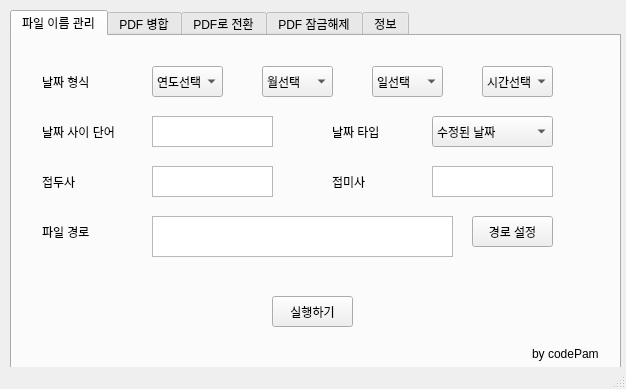
<?xml version="1.0" encoding="UTF-8"?>
<ui version="4.0">
 <class>MainWindow</class>
 <widget class="QMainWindow" name="MainWindow">
  <property name="geometry">
   <rect>
    <x>0</x>
    <y>0</y>
    <width>626</width>
    <height>389</height>
   </rect>
  </property>
  <property name="windowTitle">
   <string>MainWindow</string>
  </property>
  <widget class="QWidget" name="centralwidget">
   <widget class="QTabWidget" name="tabWidget">
    <property name="geometry">
     <rect>
      <x>10</x>
      <y>10</y>
      <width>611</width>
      <height>361</height>
     </rect>
    </property>
    <property name="currentIndex">
     <number>0</number>
    </property>
    <widget class="QWidget" name="tab_1">
     <attribute name="title">
      <string>파일 이름 관리</string>
     </attribute>
     <widget class="QComboBox" name="comboBox">
      <property name="geometry">
       <rect>
        <x>140</x>
        <y>30</y>
        <width>71</width>
        <height>31</height>
       </rect>
      </property>
      <item>
       <property name="text">
        <string>연도선택</string>
       </property>
      </item>
      <item>
       <property name="text">
        <string>YYYY</string>
       </property>
      </item>
      <item>
       <property name="text">
        <string>YY</string>
       </property>
      </item>
      <item>
       <property name="text">
        <string>YYYY년</string>
       </property>
      </item>
      <item>
       <property name="text">
        <string>YY년</string>
       </property>
      </item>
     </widget>
     <widget class="QTextEdit" name="textEdit">
      <property name="geometry">
       <rect>
        <x>140</x>
        <y>80</y>
        <width>121</width>
        <height>31</height>
       </rect>
      </property>
      <property name="font">
       <font>
        <pointsize>10</pointsize>
       </font>
      </property>
     </widget>
     <widget class="QLabel" name="label">
      <property name="geometry">
       <rect>
        <x>30</x>
        <y>30</y>
        <width>91</width>
        <height>31</height>
       </rect>
      </property>
      <property name="text">
       <string>날짜 형식</string>
      </property>
     </widget>
     <widget class="QLabel" name="label_2">
      <property name="geometry">
       <rect>
        <x>30</x>
        <y>80</y>
        <width>91</width>
        <height>31</height>
       </rect>
      </property>
      <property name="text">
       <string>날짜 사이 단어</string>
      </property>
     </widget>
     <widget class="QLabel" name="label_3">
      <property name="geometry">
       <rect>
        <x>30</x>
        <y>130</y>
        <width>91</width>
        <height>31</height>
       </rect>
      </property>
      <property name="text">
       <string>접두사</string>
      </property>
     </widget>
     <widget class="QTextEdit" name="textEdit_2">
      <property name="geometry">
       <rect>
        <x>140</x>
        <y>130</y>
        <width>121</width>
        <height>31</height>
       </rect>
      </property>
      <property name="font">
       <font>
        <pointsize>10</pointsize>
       </font>
      </property>
     </widget>
     <widget class="QTextEdit" name="textEdit_3">
      <property name="geometry">
       <rect>
        <x>420</x>
        <y>130</y>
        <width>121</width>
        <height>31</height>
       </rect>
      </property>
      <property name="font">
       <font>
        <pointsize>10</pointsize>
       </font>
      </property>
     </widget>
     <widget class="QLabel" name="label_4">
      <property name="geometry">
       <rect>
        <x>320</x>
        <y>130</y>
        <width>91</width>
        <height>31</height>
       </rect>
      </property>
      <property name="text">
       <string>접미사</string>
      </property>
     </widget>
     <widget class="QLabel" name="label_5">
      <property name="geometry">
       <rect>
        <x>30</x>
        <y>180</y>
        <width>61</width>
        <height>31</height>
       </rect>
      </property>
      <property name="text">
       <string>파일 경로</string>
      </property>
     </widget>
     <widget class="QPushButton" name="pushButton">
      <property name="geometry">
       <rect>
        <x>460</x>
        <y>180</y>
        <width>81</width>
        <height>31</height>
       </rect>
      </property>
      <property name="text">
       <string>경로 설정</string>
      </property>
     </widget>
     <widget class="QPushButton" name="pushButton_2">
      <property name="geometry">
       <rect>
        <x>260</x>
        <y>260</y>
        <width>81</width>
        <height>31</height>
       </rect>
      </property>
      <property name="text">
       <string>실행하기</string>
      </property>
     </widget>
     <widget class="QLabel" name="label_6">
      <property name="geometry">
       <rect>
        <x>520</x>
        <y>310</y>
        <width>71</width>
        <height>16</height>
       </rect>
      </property>
      <property name="text">
       <string>by codePam</string>
      </property>
     </widget>
     <widget class="QLabel" name="label_7">
      <property name="geometry">
       <rect>
        <x>320</x>
        <y>80</y>
        <width>91</width>
        <height>31</height>
       </rect>
      </property>
      <property name="text">
       <string>날짜 타입</string>
      </property>
     </widget>
     <widget class="QComboBox" name="comboBox_2">
      <property name="geometry">
       <rect>
        <x>420</x>
        <y>80</y>
        <width>121</width>
        <height>31</height>
       </rect>
      </property>
      <item>
       <property name="text">
        <string>수정된 날짜</string>
       </property>
      </item>
      <item>
       <property name="text">
        <string>다운로드된 날짜</string>
       </property>
      </item>
      <item>
       <property name="text">
        <string>최근 열어본 날짜</string>
       </property>
      </item>
      <item>
       <property name="text">
        <string>생성된 날짜</string>
       </property>
      </item>
     </widget>
     <widget class="QListWidget" name="listWidget">
      <property name="geometry">
       <rect>
        <x>140</x>
        <y>180</y>
        <width>301</width>
        <height>41</height>
       </rect>
      </property>
     </widget>
     <widget class="QComboBox" name="comboBox_4">
      <property name="geometry">
       <rect>
        <x>250</x>
        <y>30</y>
        <width>71</width>
        <height>31</height>
       </rect>
      </property>
      <item>
       <property name="text">
        <string>월선택</string>
       </property>
      </item>
      <item>
       <property name="text">
        <string>MM</string>
       </property>
      </item>
      <item>
       <property name="text">
        <string>MM월</string>
       </property>
      </item>
     </widget>
     <widget class="QComboBox" name="comboBox_5">
      <property name="geometry">
       <rect>
        <x>360</x>
        <y>30</y>
        <width>71</width>
        <height>31</height>
       </rect>
      </property>
      <item>
       <property name="text">
        <string>일선택</string>
       </property>
      </item>
      <item>
       <property name="text">
        <string>DD</string>
       </property>
      </item>
      <item>
       <property name="text">
        <string>DD일</string>
       </property>
      </item>
     </widget>
     <widget class="QComboBox" name="comboBox_6">
      <property name="geometry">
       <rect>
        <x>470</x>
        <y>30</y>
        <width>71</width>
        <height>31</height>
       </rect>
      </property>
      <item>
       <property name="text">
        <string>시간선택</string>
       </property>
      </item>
      <item>
       <property name="text">
        <string>HHmm</string>
       </property>
      </item>
      <item>
       <property name="text">
        <string>HH</string>
       </property>
      </item>
      <item>
       <property name="text">
        <string>HH시</string>
       </property>
      </item>
      <item>
       <property name="text">
        <string>HH시mm분</string>
       </property>
      </item>
     </widget>
    </widget>
    <widget class="QWidget" name="tab_2">
     <attribute name="title">
      <string>PDF 병합</string>
     </attribute>
     <widget class="QLabel" name="label_8">
      <property name="geometry">
       <rect>
        <x>520</x>
        <y>310</y>
        <width>71</width>
        <height>16</height>
       </rect>
      </property>
      <property name="text">
       <string>by codePam</string>
      </property>
     </widget>
     <widget class="QListWidget" name="listWidget_2">
      <property name="geometry">
       <rect>
        <x>20</x>
        <y>10</y>
        <width>291</width>
        <height>311</height>
       </rect>
      </property>
     </widget>
     <widget class="QPushButton" name="pushButton_3">
      <property name="geometry">
       <rect>
        <x>370</x>
        <y>120</y>
        <width>71</width>
        <height>31</height>
       </rect>
      </property>
      <property name="text">
       <string>파일 추가</string>
      </property>
     </widget>
     <widget class="QPushButton" name="pushButton_4">
      <property name="geometry">
       <rect>
        <x>480</x>
        <y>120</y>
        <width>71</width>
        <height>31</height>
       </rect>
      </property>
      <property name="text">
       <string>파일 제거</string>
      </property>
     </widget>
     <widget class="QPushButton" name="pushButton_5">
      <property name="geometry">
       <rect>
        <x>360</x>
        <y>30</y>
        <width>211</width>
        <height>31</height>
       </rect>
      </property>
      <property name="text">
       <string>위로 이동</string>
      </property>
     </widget>
     <widget class="QPushButton" name="pushButton_6">
      <property name="geometry">
       <rect>
        <x>360</x>
        <y>70</y>
        <width>211</width>
        <height>31</height>
       </rect>
      </property>
      <property name="text">
       <string>아래로 이동</string>
      </property>
     </widget>
     <widget class="QListWidget" name="listWidget_3">
      <property name="geometry">
       <rect>
        <x>360</x>
        <y>210</y>
        <width>211</width>
        <height>41</height>
       </rect>
      </property>
     </widget>
     <widget class="QPushButton" name="pushButton_7">
      <property name="geometry">
       <rect>
        <x>360</x>
        <y>170</y>
        <width>211</width>
        <height>31</height>
       </rect>
      </property>
      <property name="text">
       <string>저장 위치 설정</string>
      </property>
     </widget>
     <widget class="QPushButton" name="pushButton_8">
      <property name="geometry">
       <rect>
        <x>420</x>
        <y>260</y>
        <width>91</width>
        <height>31</height>
       </rect>
      </property>
      <property name="text">
       <string>병합</string>
      </property>
     </widget>
    </widget>
    <widget class="QWidget" name="tab_3">
     <attribute name="title">
      <string>PDF로 전환</string>
     </attribute>
     <widget class="QLabel" name="label_14">
      <property name="geometry">
       <rect>
        <x>520</x>
        <y>310</y>
        <width>71</width>
        <height>16</height>
       </rect>
      </property>
      <property name="text">
       <string>by codePam</string>
      </property>
     </widget>
     <widget class="QListWidget" name="listWidget_5">
      <property name="geometry">
       <rect>
        <x>20</x>
        <y>10</y>
        <width>291</width>
        <height>311</height>
       </rect>
      </property>
     </widget>
     <widget class="QLabel" name="label_16">
      <property name="geometry">
       <rect>
        <x>360</x>
        <y>20</y>
        <width>211</width>
        <height>31</height>
       </rect>
      </property>
      <property name="text">
       <string>파일 형식</string>
      </property>
      <property name="alignment">
       <set>Qt::AlignCenter</set>
      </property>
     </widget>
     <widget class="QComboBox" name="comboBox_3">
      <property name="geometry">
       <rect>
        <x>360</x>
        <y>60</y>
        <width>211</width>
        <height>31</height>
       </rect>
      </property>
      <item>
       <property name="text">
        <string>PowerPoint</string>
       </property>
      </item>
      <item>
       <property name="text">
        <string>Word</string>
       </property>
      </item>
     </widget>
     <widget class="QPushButton" name="pushButton_9">
      <property name="geometry">
       <rect>
        <x>360</x>
        <y>120</y>
        <width>211</width>
        <height>31</height>
       </rect>
      </property>
      <property name="text">
       <string>파일 추가</string>
      </property>
     </widget>
     <widget class="QPushButton" name="pushButton_10">
      <property name="geometry">
       <rect>
        <x>360</x>
        <y>180</y>
        <width>211</width>
        <height>31</height>
       </rect>
      </property>
      <property name="text">
       <string>파일 제거</string>
      </property>
     </widget>
     <widget class="QPushButton" name="pushButton_11">
      <property name="geometry">
       <rect>
        <x>420</x>
        <y>260</y>
        <width>91</width>
        <height>31</height>
       </rect>
      </property>
      <property name="text">
       <string>전환</string>
      </property>
     </widget>
    </widget>
    <widget class="QWidget" name="tab_4">
     <attribute name="title">
      <string>PDF 잠금해제</string>
     </attribute>
     <widget class="QLabel" name="label_15">
      <property name="geometry">
       <rect>
        <x>520</x>
        <y>310</y>
        <width>71</width>
        <height>16</height>
       </rect>
      </property>
      <property name="text">
       <string>by codePam</string>
      </property>
     </widget>
     <widget class="QListWidget" name="listWidget_4">
      <property name="geometry">
       <rect>
        <x>20</x>
        <y>10</y>
        <width>291</width>
        <height>311</height>
       </rect>
      </property>
     </widget>
     <widget class="QPushButton" name="pushButton_13">
      <property name="geometry">
       <rect>
        <x>360</x>
        <y>180</y>
        <width>211</width>
        <height>31</height>
       </rect>
      </property>
      <property name="text">
       <string>파일 제거</string>
      </property>
     </widget>
     <widget class="QLabel" name="label_17">
      <property name="geometry">
       <rect>
        <x>390</x>
        <y>30</y>
        <width>181</width>
        <height>20</height>
       </rect>
      </property>
      <property name="text">
       <string>본 pdf 파일(들)에 대해 잠금 해제</string>
      </property>
      <property name="alignment">
       <set>Qt::AlignLeading|Qt::AlignLeft|Qt::AlignTop</set>
      </property>
     </widget>
     <widget class="QPushButton" name="pushButton_12">
      <property name="geometry">
       <rect>
        <x>360</x>
        <y>120</y>
        <width>211</width>
        <height>31</height>
       </rect>
      </property>
      <property name="text">
       <string>파일 추가</string>
      </property>
     </widget>
     <widget class="QLabel" name="label_18">
      <property name="geometry">
       <rect>
        <x>390</x>
        <y>50</y>
        <width>171</width>
        <height>20</height>
       </rect>
      </property>
      <property name="text">
       <string>및 편집을 할 수 있는 권한을</string>
      </property>
      <property name="alignment">
       <set>Qt::AlignLeading|Qt::AlignLeft|Qt::AlignTop</set>
      </property>
     </widget>
     <widget class="QLabel" name="label_19">
      <property name="geometry">
       <rect>
        <x>390</x>
        <y>70</y>
        <width>171</width>
        <height>20</height>
       </rect>
      </property>
      <property name="text">
       <string>갖고있습니다.</string>
      </property>
      <property name="alignment">
       <set>Qt::AlignLeading|Qt::AlignLeft|Qt::AlignTop</set>
      </property>
     </widget>
     <widget class="QCheckBox" name="checkBox">
      <property name="geometry">
       <rect>
        <x>360</x>
        <y>40</y>
        <width>16</width>
        <height>16</height>
       </rect>
      </property>
      <property name="text">
       <string/>
      </property>
     </widget>
     <widget class="QPushButton" name="pushButton_14">
      <property name="geometry">
       <rect>
        <x>420</x>
        <y>260</y>
        <width>91</width>
        <height>31</height>
       </rect>
      </property>
      <property name="text">
       <string>잠금 해제</string>
      </property>
     </widget>
    </widget>
    <widget class="QWidget" name="tab">
     <attribute name="title">
      <string>정보</string>
     </attribute>
     <widget class="QLabel" name="label_9">
      <property name="geometry">
       <rect>
        <x>30</x>
        <y>30</y>
        <width>161</width>
        <height>16</height>
       </rect>
      </property>
      <property name="text">
       <string>제작자      codePam</string>
      </property>
     </widget>
     <widget class="QLabel" name="label_10">
      <property name="geometry">
       <rect>
        <x>30</x>
        <y>110</y>
        <width>231</width>
        <height>16</height>
       </rect>
      </property>
      <property name="text">
       <string>이메일      codepam2020@gmail.com</string>
      </property>
     </widget>
     <widget class="QLabel" name="label_11">
      <property name="geometry">
       <rect>
        <x>30</x>
        <y>150</y>
        <width>371</width>
        <height>16</height>
       </rect>
      </property>
      <property name="text">
       <string>문의사항이나 개선사항이 있으면 위 메일로 연락주세요</string>
      </property>
     </widget>
     <widget class="QLabel" name="label_12">
      <property name="geometry">
       <rect>
        <x>140</x>
        <y>240</y>
        <width>301</width>
        <height>31</height>
       </rect>
      </property>
      <property name="text">
       <string>@@@우석 컴퓨팅사고 창작대회 제출용@@@</string>
      </property>
      <property name="alignment">
       <set>Qt::AlignCenter</set>
      </property>
     </widget>
     <widget class="QLabel" name="label_13">
      <property name="geometry">
       <rect>
        <x>30</x>
        <y>70</y>
        <width>221</width>
        <height>16</height>
       </rect>
      </property>
      <property name="text">
       <string>GitHub      github.com/codepam2020</string>
      </property>
     </widget>
     <widget class="QLabel" name="label_20">
      <property name="geometry">
       <rect>
        <x>30</x>
        <y>180</y>
        <width>251</width>
        <height>31</height>
       </rect>
      </property>
      <property name="text">
       <string>위 깃허브 주소에 코드를 공개해두었습니다</string>
      </property>
     </widget>
    </widget>
   </widget>
  </widget>
  <widget class="QStatusBar" name="statusbar"/>
 </widget>
 <resources/>
 <connections/>
</ui>
